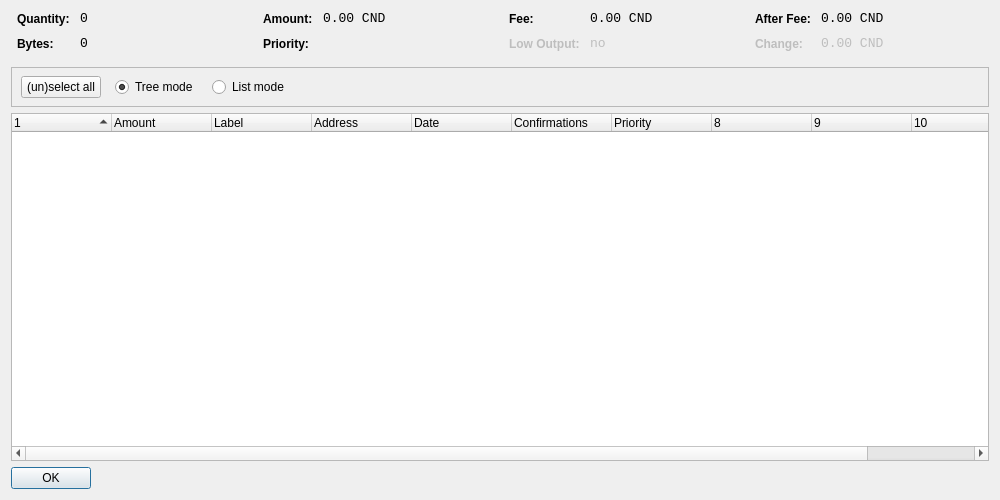
<?xml version="1.0" encoding="UTF-8"?>
<ui version="4.0">
 <class>CoinControlDialog</class>
 <widget class="QDialog" name="CoinControlDialog">
  <property name="geometry">
   <rect>
    <x>0</x>
    <y>0</y>
    <width>1000</width>
    <height>500</height>
   </rect>
  </property>
  <property name="windowTitle">
   <string>Coin Control</string>
  </property>
  <layout class="QVBoxLayout" name="verticalLayout">
   <item>
    <layout class="QHBoxLayout" name="horizontalLayoutTop" stretch="0,0,0,0">
     <property name="topMargin">
      <number>0</number>
     </property>
     <property name="bottomMargin">
      <number>10</number>
     </property>
     <item>
      <layout class="QFormLayout" name="formLayoutCoinControl1">
       <property name="horizontalSpacing">
        <number>10</number>
       </property>
       <property name="verticalSpacing">
        <number>10</number>
       </property>
       <property name="leftMargin">
        <number>6</number>
       </property>
       <property name="rightMargin">
        <number>6</number>
       </property>
       <item row="0" column="0">
        <widget class="QLabel" name="labelCoinControlQuantityText">
         <property name="styleSheet">
          <string notr="true">font-weight:bold;</string>
         </property>
         <property name="text">
          <string>Quantity:</string>
         </property>
        </widget>
       </item>
       <item row="0" column="1">
        <widget class="QLabel" name="labelCoinControlQuantity">
         <property name="font">
          <font>
           <family>Monospace</family>
           <pointsize>10</pointsize>
          </font>
         </property>
         <property name="cursor">
          <cursorShape>IBeamCursor</cursorShape>
         </property>
         <property name="contextMenuPolicy">
          <enum>Qt::ActionsContextMenu</enum>
         </property>
         <property name="text">
          <string notr="true">0</string>
         </property>
         <property name="textInteractionFlags">
          <set>Qt::LinksAccessibleByMouse|Qt::TextSelectableByKeyboard|Qt::TextSelectableByMouse</set>
         </property>
        </widget>
       </item>
       <item row="1" column="0">
        <widget class="QLabel" name="labelCoinControlBytesText">
         <property name="styleSheet">
          <string notr="true">font-weight:bold;</string>
         </property>
         <property name="text">
          <string>Bytes:</string>
         </property>
        </widget>
       </item>
       <item row="1" column="1">
        <widget class="QLabel" name="labelCoinControlBytes">
         <property name="font">
          <font>
           <family>Monospace</family>
           <pointsize>10</pointsize>
          </font>
         </property>
         <property name="cursor">
          <cursorShape>IBeamCursor</cursorShape>
         </property>
         <property name="contextMenuPolicy">
          <enum>Qt::ActionsContextMenu</enum>
         </property>
         <property name="text">
          <string notr="true">0</string>
         </property>
         <property name="textInteractionFlags">
          <set>Qt::LinksAccessibleByMouse|Qt::TextSelectableByKeyboard|Qt::TextSelectableByMouse</set>
         </property>
        </widget>
       </item>
      </layout>
     </item>
     <item>
      <layout class="QFormLayout" name="formLayoutCoinControl2">
       <property name="horizontalSpacing">
        <number>10</number>
       </property>
       <property name="verticalSpacing">
        <number>10</number>
       </property>
       <property name="leftMargin">
        <number>6</number>
       </property>
       <property name="rightMargin">
        <number>6</number>
       </property>
       <item row="0" column="0">
        <widget class="QLabel" name="labelCoinControlAmountText">
         <property name="styleSheet">
          <string notr="true">font-weight:bold;</string>
         </property>
         <property name="text">
          <string>Amount:</string>
         </property>
        </widget>
       </item>
       <item row="0" column="1">
        <widget class="QLabel" name="labelCoinControlAmount">
         <property name="font">
          <font>
           <family>Monospace</family>
           <pointsize>10</pointsize>
          </font>
         </property>
         <property name="cursor">
          <cursorShape>IBeamCursor</cursorShape>
         </property>
         <property name="contextMenuPolicy">
          <enum>Qt::ActionsContextMenu</enum>
         </property>
         <property name="text">
          <string notr="true">0.00 CND</string>
         </property>
         <property name="textInteractionFlags">
          <set>Qt::LinksAccessibleByMouse|Qt::TextSelectableByKeyboard|Qt::TextSelectableByMouse</set>
         </property>
        </widget>
       </item>
       <item row="1" column="0">
        <widget class="QLabel" name="labelCoinControlPriorityText">
         <property name="styleSheet">
          <string notr="true">font-weight:bold;</string>
         </property>
         <property name="text">
          <string>Priority:</string>
         </property>
        </widget>
       </item>
       <item row="1" column="1">
        <widget class="QLabel" name="labelCoinControlPriority">
         <property name="font">
          <font>
           <family>Monospace</family>
           <pointsize>10</pointsize>
          </font>
         </property>
         <property name="cursor">
          <cursorShape>IBeamCursor</cursorShape>
         </property>
         <property name="contextMenuPolicy">
          <enum>Qt::ActionsContextMenu</enum>
         </property>
         <property name="text">
          <string/>
         </property>
         <property name="textInteractionFlags">
          <set>Qt::LinksAccessibleByMouse|Qt::TextSelectableByKeyboard|Qt::TextSelectableByMouse</set>
         </property>
        </widget>
       </item>
      </layout>
     </item>
     <item>
      <layout class="QFormLayout" name="formLayoutCoinControl3">
       <property name="horizontalSpacing">
        <number>10</number>
       </property>
       <property name="verticalSpacing">
        <number>10</number>
       </property>
       <property name="leftMargin">
        <number>6</number>
       </property>
       <property name="rightMargin">
        <number>6</number>
       </property>
       <item row="0" column="0">
        <widget class="QLabel" name="labelCoinControlFeeText">
         <property name="styleSheet">
          <string notr="true">font-weight:bold;</string>
         </property>
         <property name="text">
          <string>Fee:</string>
         </property>
        </widget>
       </item>
       <item row="0" column="1">
        <widget class="QLabel" name="labelCoinControlFee">
         <property name="font">
          <font>
           <family>Monospace</family>
           <pointsize>10</pointsize>
          </font>
         </property>
         <property name="cursor">
          <cursorShape>IBeamCursor</cursorShape>
         </property>
         <property name="contextMenuPolicy">
          <enum>Qt::ActionsContextMenu</enum>
         </property>
         <property name="text">
          <string notr="true">0.00 CND</string>
         </property>
         <property name="textInteractionFlags">
          <set>Qt::LinksAccessibleByMouse|Qt::TextSelectableByKeyboard|Qt::TextSelectableByMouse</set>
         </property>
        </widget>
       </item>
       <item row="1" column="0">
        <widget class="QLabel" name="labelCoinControlLowOutputText">
         <property name="enabled">
          <bool>false</bool>
         </property>
         <property name="styleSheet">
          <string notr="true">font-weight:bold;</string>
         </property>
         <property name="text">
          <string>Low Output:</string>
         </property>
        </widget>
       </item>
       <item row="1" column="1">
        <widget class="QLabel" name="labelCoinControlLowOutput">
         <property name="enabled">
          <bool>false</bool>
         </property>
         <property name="font">
          <font>
           <family>Monospace</family>
           <pointsize>10</pointsize>
          </font>
         </property>
         <property name="cursor">
          <cursorShape>IBeamCursor</cursorShape>
         </property>
         <property name="contextMenuPolicy">
          <enum>Qt::ActionsContextMenu</enum>
         </property>
         <property name="text">
          <string notr="true">no</string>
         </property>
         <property name="textInteractionFlags">
          <set>Qt::LinksAccessibleByMouse|Qt::TextSelectableByKeyboard|Qt::TextSelectableByMouse</set>
         </property>
        </widget>
       </item>
      </layout>
     </item>
     <item>
      <layout class="QFormLayout" name="formLayoutCoinControl4">
       <property name="horizontalSpacing">
        <number>10</number>
       </property>
       <property name="verticalSpacing">
        <number>10</number>
       </property>
       <property name="leftMargin">
        <number>6</number>
       </property>
       <property name="rightMargin">
        <number>6</number>
       </property>
       <item row="0" column="0">
        <widget class="QLabel" name="labelCoinControlAfterFeeText">
         <property name="styleSheet">
          <string notr="true">font-weight:bold;</string>
         </property>
         <property name="text">
          <string>After Fee:</string>
         </property>
        </widget>
       </item>
       <item row="0" column="1">
        <widget class="QLabel" name="labelCoinControlAfterFee">
         <property name="font">
          <font>
           <family>Monospace</family>
           <pointsize>10</pointsize>
          </font>
         </property>
         <property name="cursor">
          <cursorShape>IBeamCursor</cursorShape>
         </property>
         <property name="contextMenuPolicy">
          <enum>Qt::ActionsContextMenu</enum>
         </property>
         <property name="text">
          <string notr="true">0.00 CND</string>
         </property>
         <property name="textInteractionFlags">
          <set>Qt::LinksAccessibleByMouse|Qt::TextSelectableByKeyboard|Qt::TextSelectableByMouse</set>
         </property>
        </widget>
       </item>
       <item row="1" column="0">
        <widget class="QLabel" name="labelCoinControlChangeText">
         <property name="enabled">
          <bool>false</bool>
         </property>
         <property name="styleSheet">
          <string notr="true">font-weight:bold;</string>
         </property>
         <property name="text">
          <string>Change:</string>
         </property>
        </widget>
       </item>
       <item row="1" column="1">
        <widget class="QLabel" name="labelCoinControlChange">
         <property name="enabled">
          <bool>false</bool>
         </property>
         <property name="font">
          <font>
           <family>Monospace</family>
           <pointsize>10</pointsize>
          </font>
         </property>
         <property name="cursor">
          <cursorShape>IBeamCursor</cursorShape>
         </property>
         <property name="contextMenuPolicy">
          <enum>Qt::ActionsContextMenu</enum>
         </property>
         <property name="text">
          <string notr="true">0.00 CND</string>
         </property>
         <property name="textInteractionFlags">
          <set>Qt::LinksAccessibleByMouse|Qt::TextSelectableByKeyboard|Qt::TextSelectableByMouse</set>
         </property>
        </widget>
       </item>
      </layout>
     </item>
    </layout>
   </item>
   <item>
    <widget class="QFrame" name="frame">
     <property name="minimumSize">
      <size>
       <width>0</width>
       <height>40</height>
      </size>
     </property>
     <property name="frameShape">
      <enum>QFrame::StyledPanel</enum>
     </property>
     <property name="frameShadow">
      <enum>QFrame::Sunken</enum>
     </property>
     <widget class="QWidget" name="horizontalLayoutWidget">
      <property name="geometry">
       <rect>
        <x>10</x>
        <y>0</y>
        <width>781</width>
        <height>41</height>
       </rect>
      </property>
      <layout class="QHBoxLayout" name="horizontalLayoutPanel" stretch="0,0,0,0,0">
       <property name="spacing">
        <number>14</number>
       </property>
       <item>
        <widget class="QPushButton" name="pushButtonSelectAll">
         <property name="sizePolicy">
          <sizepolicy hsizetype="Maximum" vsizetype="Fixed">
           <horstretch>0</horstretch>
           <verstretch>0</verstretch>
          </sizepolicy>
         </property>
         <property name="text">
          <string>(un)select all</string>
         </property>
        </widget>
       </item>
       <item>
        <widget class="QRadioButton" name="radioTreeMode">
         <property name="sizePolicy">
          <sizepolicy hsizetype="Maximum" vsizetype="Fixed">
           <horstretch>0</horstretch>
           <verstretch>0</verstretch>
          </sizepolicy>
         </property>
         <property name="text">
          <string>Tree mode</string>
         </property>
         <property name="checked">
          <bool>true</bool>
         </property>
        </widget>
       </item>
       <item>
        <widget class="QRadioButton" name="radioListMode">
         <property name="sizePolicy">
          <sizepolicy hsizetype="Maximum" vsizetype="Fixed">
           <horstretch>0</horstretch>
           <verstretch>0</verstretch>
          </sizepolicy>
         </property>
         <property name="text">
          <string>List mode</string>
         </property>
        </widget>
       </item>
       <item>
        <spacer name="horizontalSpacer">
         <property name="orientation">
          <enum>Qt::Horizontal</enum>
         </property>
         <property name="sizeHint" stdset="0">
          <size>
           <width>40</width>
           <height>20</height>
          </size>
         </property>
        </spacer>
       </item>
      </layout>
     </widget>
    </widget>
   </item>
   <item>
    <widget class="CoinControlTreeWidget" name="treeWidget">
     <property name="contextMenuPolicy">
      <enum>Qt::CustomContextMenu</enum>
     </property>
     <property name="sortingEnabled">
      <bool>false</bool>
     </property>
     <property name="columnCount">
      <number>11</number>
     </property>
     <attribute name="headerShowSortIndicator" stdset="0">
      <bool>true</bool>
     </attribute>
     <attribute name="headerStretchLastSection">
      <bool>false</bool>
     </attribute>
     <column>
      <property name="text">
       <string/>
      </property>
     </column>
     <column>
      <property name="text">
       <string>Amount</string>
      </property>
     </column>
     <column>
      <property name="text">
       <string>Label</string>
      </property>
     </column>
     <column>
      <property name="text">
       <string>Address</string>
      </property>
     </column>
     <column>
      <property name="text">
       <string>Date</string>
      </property>
     </column>
     <column>
      <property name="text">
       <string>Confirmations</string>
      </property>
      <property name="toolTip">
       <string>Confirmed</string>
      </property>
     </column>
     <column>
      <property name="text">
       <string>Priority</string>
      </property>
     </column>
     <column>
      <property name="text">
       <string/>
      </property>
     </column>
     <column>
      <property name="text">
       <string/>
      </property>
     </column>
     <column>
      <property name="text">
       <string/>
      </property>
     </column>
     <column>
      <property name="text">
       <string/>
      </property>
     </column>
    </widget>
   </item>
   <item>
    <widget class="QDialogButtonBox" name="buttonBox">
     <property name="sizePolicy">
      <sizepolicy hsizetype="Maximum" vsizetype="Fixed">
       <horstretch>0</horstretch>
       <verstretch>0</verstretch>
      </sizepolicy>
     </property>
     <property name="orientation">
      <enum>Qt::Horizontal</enum>
     </property>
     <property name="standardButtons">
      <set>QDialogButtonBox::Ok</set>
     </property>
    </widget>
   </item>
  </layout>
 </widget>
 <customwidgets>
  <customwidget>
   <class>CoinControlTreeWidget</class>
   <extends>QTreeWidget</extends>
   <header>coincontroltreewidget.h</header>
  </customwidget>
 </customwidgets>
 <resources/>
 <connections/>
</ui>
